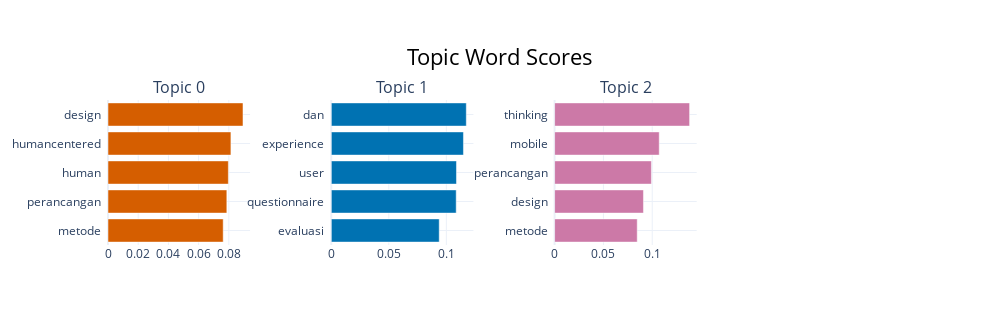
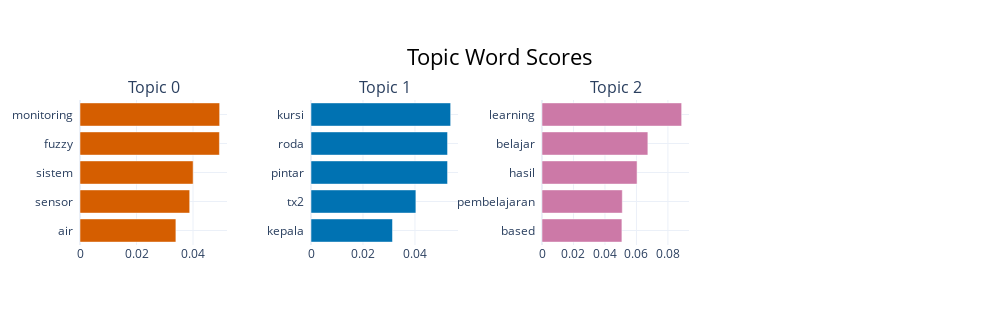
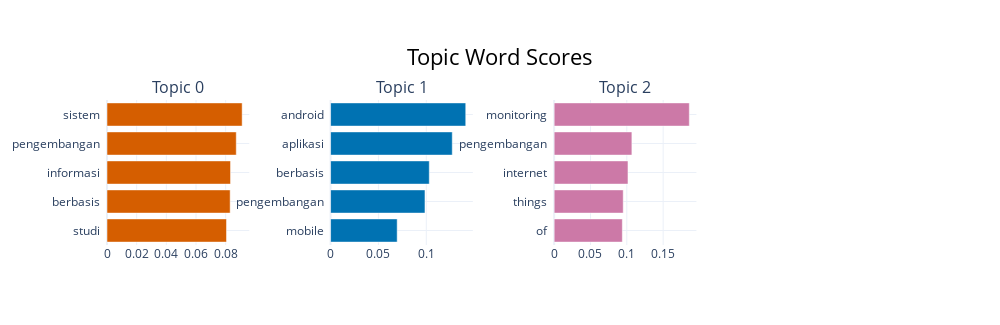

The cell these charts' notebook holds for them, in order:
### Code cell
for cluster in range(n_clusters):
    topic_model = topic_models[cluster]
    fig = topic_model.visualize_barchart(top_n_topics=3)
    
    print(f"Menampilkan Cluster {cluster}")
    fig.show()
    
    time.sleep(2)

### Figure 1 — Plotly figure (JSON) as saved in the notebook; plotly's stock layout.template omitted (floating-point values rounded to 4 significant figures)
{"data": [{"marker": {"color": "#D55E00"}, "orientation": "h", "type": "bar", "x": [0.07627, 0.07868, 0.07969, 0.08139, 0.08939], "xaxis": "x", "y": ["metode  ", "perancangan  ", "human  ", "humancentered  ", "design  "], "yaxis": "y"}, {"marker": {"color": "#0072B2"}, "orientation": "h", "type": "bar", "x": [0.09382, 0.1086, 0.1088, 0.1149, 0.1174], "xaxis": "x2", "y": ["evaluasi  ", "questionnaire  ", "user  ", "experience  ", "dan  "], "yaxis": "y2"}, {"marker": {"color": "#CC79A7"}, "orientation": "h", "type": "bar", "x": [0.08461, 0.091, 0.09914, 0.1071, 0.1383], "xaxis": "x3", "y": ["metode  ", "design  ", "perancangan  ", "mobile  ", "thinking  "], "yaxis": "y3"}], "layout": {"annotations": [{"font": {"size": 16}, "showarrow": false, "text": "Topic 0", "x": 0.0875, "xanchor": "center", "xref": "paper", "y": 1, "yanchor": "bottom", "yref": "paper"}, {"font": {"size": 16}, "showarrow": false, "text": "Topic 1", "x": 0.3625, "xanchor": "center", "xref": "paper", "y": 1, "yanchor": "bottom", "yref": "paper"}, {"font": {"size": 16}, "showarrow": false, "text": "Topic 2", "x": 0.6375, "xanchor": "center", "xref": "paper", "y": 1, "yanchor": "bottom", "yref": "paper"}], "height": 325, "hoverlabel": {"bgcolor": "white", "font": {"family": "Rockwell", "size": 16}}, "showlegend": false, "title": {"font": {"color": "Black", "size": 22}, "text": "Topic Word Scores", "x": 0.5, "xanchor": "center", "yanchor": "top"}, "width": 1000, "xaxis": {"anchor": "y", "domain": [0, 0.175], "showgrid": true}, "xaxis2": {"anchor": "y2", "domain": [0.275, 0.45], "showgrid": true}, "xaxis3": {"anchor": "y3", "domain": [0.55, 0.725], "showgrid": true}, "xaxis4": {"anchor": "y4", "domain": [0.825, 1], "showgrid": true}, "yaxis": {"anchor": "x", "domain": [0, 1], "showgrid": true}, "yaxis2": {"anchor": "x2", "domain": [0, 1], "showgrid": true}, "yaxis3": {"anchor": "x3", "domain": [0, 1], "showgrid": true}, "yaxis4": {"anchor": "x4", "domain": [0, 1], "showgrid": true}}}

### Figure 2 — Plotly figure (JSON) as saved in the notebook; plotly's stock layout.template omitted (floating-point values rounded to 4 significant figures)
{"data": [{"marker": {"color": "#D55E00"}, "orientation": "h", "type": "bar", "x": [0.03394, 0.03883, 0.04004, 0.04935, 0.04943], "xaxis": "x", "y": ["air  ", "sensor  ", "sistem  ", "fuzzy  ", "monitoring  "], "yaxis": "y"}, {"marker": {"color": "#0072B2"}, "orientation": "h", "type": "bar", "x": [0.03135, 0.04035, 0.05253, 0.05253, 0.05372], "xaxis": "x2", "y": ["kepala  ", "tx2  ", "pintar  ", "roda  ", "kursi  "], "yaxis": "y2"}, {"marker": {"color": "#CC79A7"}, "orientation": "h", "type": "bar", "x": [0.05076, 0.05101, 0.06039, 0.06725, 0.08871], "xaxis": "x3", "y": ["based  ", "pembelajaran  ", "hasil  ", "belajar  ", "learning  "], "yaxis": "y3"}], "layout": {"annotations": [{"font": {"size": 16}, "showarrow": false, "text": "Topic 0", "x": 0.0875, "xanchor": "center", "xref": "paper", "y": 1, "yanchor": "bottom", "yref": "paper"}, {"font": {"size": 16}, "showarrow": false, "text": "Topic 1", "x": 0.3625, "xanchor": "center", "xref": "paper", "y": 1, "yanchor": "bottom", "yref": "paper"}, {"font": {"size": 16}, "showarrow": false, "text": "Topic 2", "x": 0.6375, "xanchor": "center", "xref": "paper", "y": 1, "yanchor": "bottom", "yref": "paper"}], "height": 325, "hoverlabel": {"bgcolor": "white", "font": {"family": "Rockwell", "size": 16}}, "showlegend": false, "title": {"font": {"color": "Black", "size": 22}, "text": "Topic Word Scores", "x": 0.5, "xanchor": "center", "yanchor": "top"}, "width": 1000, "xaxis": {"anchor": "y", "domain": [0, 0.175], "showgrid": true}, "xaxis2": {"anchor": "y2", "domain": [0.275, 0.45], "showgrid": true}, "xaxis3": {"anchor": "y3", "domain": [0.55, 0.725], "showgrid": true}, "xaxis4": {"anchor": "y4", "domain": [0.825, 1], "showgrid": true}, "yaxis": {"anchor": "x", "domain": [0, 1], "showgrid": true}, "yaxis2": {"anchor": "x2", "domain": [0, 1], "showgrid": true}, "yaxis3": {"anchor": "x3", "domain": [0, 1], "showgrid": true}, "yaxis4": {"anchor": "x4", "domain": [0, 1], "showgrid": true}}}

### Figure 3 — Plotly figure (JSON) as saved in the notebook; plotly's stock layout.template omitted (floating-point values rounded to 4 significant figures)
{"data": [{"marker": {"color": "#D55E00"}, "orientation": "h", "type": "bar", "x": [0.08057, 0.08303, 0.08328, 0.08714, 0.09112], "xaxis": "x", "y": ["studi  ", "berbasis  ", "informasi  ", "pengembangan  ", "sistem  "], "yaxis": "y"}, {"marker": {"color": "#0072B2"}, "orientation": "h", "type": "bar", "x": [0.06958, 0.09862, 0.1031, 0.1271, 0.1412], "xaxis": "x2", "y": ["mobile  ", "pengembangan  ", "berbasis  ", "aplikasi  ", "android  "], "yaxis": "y2"}, {"marker": {"color": "#CC79A7"}, "orientation": "h", "type": "bar", "x": [0.09383, 0.09506, 0.1016, 0.107, 0.186], "xaxis": "x3", "y": ["of  ", "things  ", "internet  ", "pengembangan  ", "monitoring  "], "yaxis": "y3"}], "layout": {"annotations": [{"font": {"size": 16}, "showarrow": false, "text": "Topic 0", "x": 0.0875, "xanchor": "center", "xref": "paper", "y": 1, "yanchor": "bottom", "yref": "paper"}, {"font": {"size": 16}, "showarrow": false, "text": "Topic 1", "x": 0.3625, "xanchor": "center", "xref": "paper", "y": 1, "yanchor": "bottom", "yref": "paper"}, {"font": {"size": 16}, "showarrow": false, "text": "Topic 2", "x": 0.6375, "xanchor": "center", "xref": "paper", "y": 1, "yanchor": "bottom", "yref": "paper"}], "height": 325, "hoverlabel": {"bgcolor": "white", "font": {"family": "Rockwell", "size": 16}}, "showlegend": false, "title": {"font": {"color": "Black", "size": 22}, "text": "Topic Word Scores", "x": 0.5, "xanchor": "center", "yanchor": "top"}, "width": 1000, "xaxis": {"anchor": "y", "domain": [0, 0.175], "showgrid": true}, "xaxis2": {"anchor": "y2", "domain": [0.275, 0.45], "showgrid": true}, "xaxis3": {"anchor": "y3", "domain": [0.55, 0.725], "showgrid": true}, "xaxis4": {"anchor": "y4", "domain": [0.825, 1], "showgrid": true}, "yaxis": {"anchor": "x", "domain": [0, 1], "showgrid": true}, "yaxis2": {"anchor": "x2", "domain": [0, 1], "showgrid": true}, "yaxis3": {"anchor": "x3", "domain": [0, 1], "showgrid": true}, "yaxis4": {"anchor": "x4", "domain": [0, 1], "showgrid": true}}}
